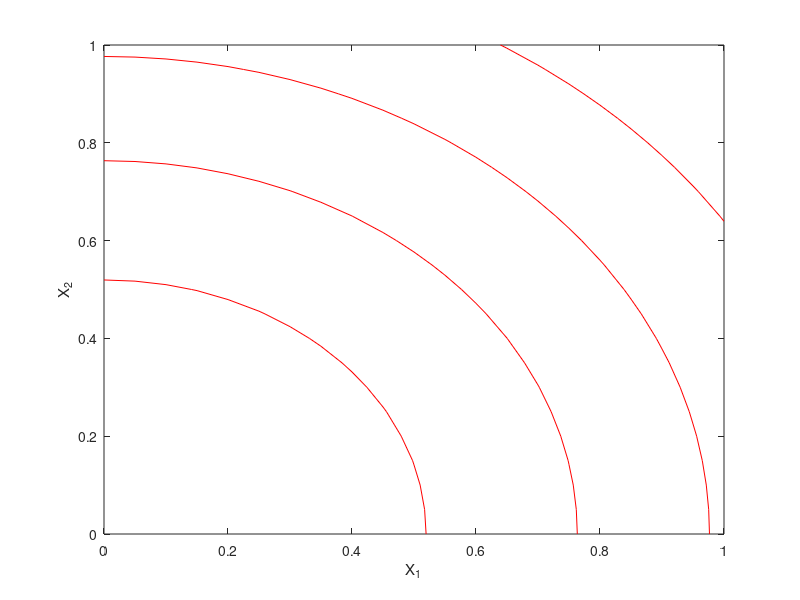

Here is the MATLAB script that generated this plot: (Note: this script raises an error after producing the figure.)
mu1 = [0 0];
sigma = [1 0; 0 1];

 
x1 = 0:.05:1;
x2 = 0:.05:1;
% x1 = -3:.05:3;
% x2 = -3:.05:3;

[X1,X2] = meshgrid(x1,x2);
X = [X1(:) X2(:)];

y1 = mvnpdf(X,mu1,sigma);
y1 = reshape(y1,length(x2),length(x1));

figure
c1 = contour(x1,x2,y1,[4], 'r');
f1 = gca;
xlabel('X_1')
ylabel('X_2')
f1.XAxisLocation ='top';
xticks([0 1])
xticklabels({'X_1_m_a_x', '0'})
f1.YAxisLocation ='right';
yticks([0 1])
yticklabels({'X_2_m_a_x', '0'})
hold on
scatter(0,0,'MarkerEdgeColor','r',...
              'MarkerFaceColor','r',...
              'LineWidth',1.5)
text(-0.03,-0.03,'U_A_m_a_x')
text(0.3,0.3,'U_A_1')
text(0.5,0.5,'U_A_2')
text(0.65,0.65,'U_A_3')
text(0.8,0.8,'U_A_4')

text(0.03,0.1,'U_A_m_a_x > U_A_1 > U_A_2 > U_A_3 > U_A_4')
